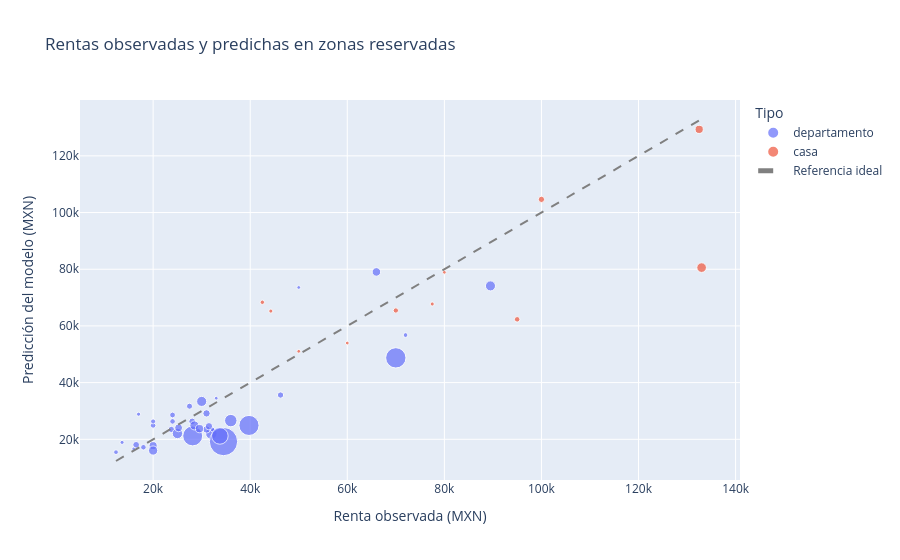
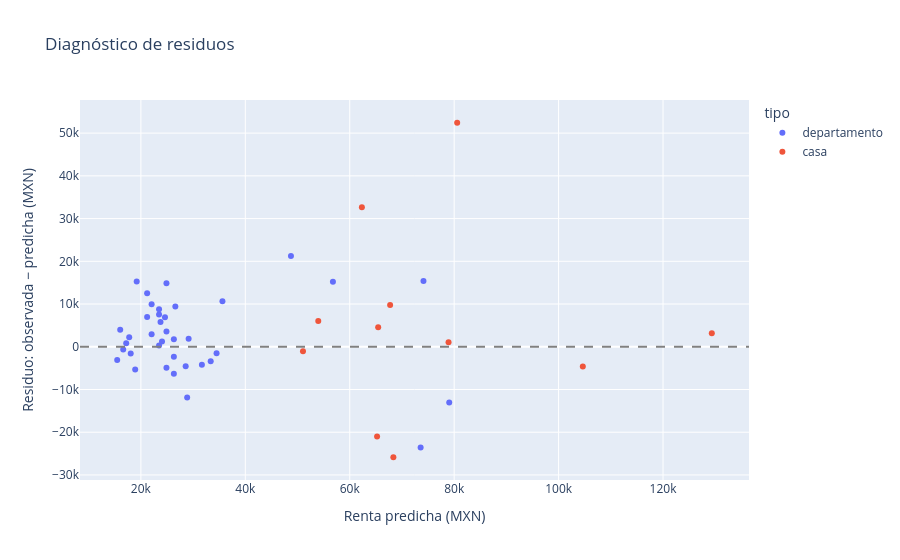

The notebook cell these images were saved under, in order:
### Code cell
fig = px.scatter(pred_test, x='mediana', y='prediccion_mxn', color='tipo', size='avisos', hover_name='zona',
    title='Rentas observadas y predichas en zonas reservadas', labels={'mediana':'Renta observada (MXN)','prediccion_mxn':'Predicción del modelo (MXN)','tipo':'Tipo'})
lo=min(pred_test.mediana.min(),pred_test.prediccion_mxn.min()); hi=max(pred_test.mediana.max(),pred_test.prediccion_mxn.max())
fig.add_trace(go.Scatter(x=[lo,hi],y=[lo,hi],mode='lines',name='Referencia ideal',line={'dash':'dash','color':'gray'})); fig.show()

pred_test['residuo']=pred_test.mediana-pred_test.prediccion_mxn
fig=px.scatter(pred_test,x='prediccion_mxn',y='residuo',color='tipo',hover_name='zona',
    title='Diagnóstico de residuos',labels={'prediccion_mxn':'Renta predicha (MXN)','residuo':'Residuo: observada − predicha (MXN)'})
fig.add_hline(y=0,line_dash='dash',line_color='gray'); fig.show()

### Figure 1 — Plotly figure (JSON) as saved in the notebook; plotly's stock layout.template omitted (floating-point values rounded to 4 significant figures)
{"data": [{"hovertemplate": "<b>%{hovertext}</b><br><br>Tipo=departamento<br>Renta observada (MXN)=%{x}<br>Predicción del modelo (MXN)=%{y}<br>avisos=%{marker.size}<extra></extra>", "hovertext": ["Acacias", "Alamos", "Anahuac I Sección", "Asturias", "Bosques de las Lomas", "Centro De La Ciudad De México Area 1", "Ciudad De México", "Colina Del Sur", "Colonia Del Valle", "Condesa", "Del Carmen", "Del Valle Sur", "Escandón II Sección", "General Pedro Maria Anaya", "Guadalupe Tepeyac", "Irrigación", "Juárez", "Letrán Valle", "Lomas De Chapultepec I Sección", "Lomas de Reforma", "Lomas Del Chamizal", "Lomas del Pedregal Framboyanes", "Mixcoac", "Nápoles", "Narvarte Oriente", "Parque San Andrés", "Pedregal de Carrasco", "Polanco", "Popotla", "Reforma Social", "San José Insurgentes", "Santa Cruz Atoyac", "Santa María La Ribera", "Tabacalera", "Tizapán", "Veronica Anzures", "Xoco"], "legendgroup": "departamento", "marker": {"color": "#636efa", "size": [16, 16, 47, 6, 26, 23, 19, 6, 19, 144, 11, 36, 8, 11, 5, 14, 284, 12, 5, 11, 36, 8, 14, 141, 38, 9, 13, 147, 8, 22, 29, 24, 30, 98, 5, 19, 55], "sizemode": "area", "sizeref": 0.71, "symbol": "circle"}, "mode": "markers", "name": "departamento", "orientation": "v", "showlegend": true, "type": "scatter", "x": [28050, 16500, 32000, 13600, 66000, 20000, 31000, 17000, 31000, 39750, 18000, 30000, 32250, 24000, 16000, 46250, 34500, 24000, 50000, 20000, 89500, 72000, 23750, 28150, 25001, 20000, 27500, 70000, 12350, 25250, 28500, 29550, 20000, 33750, 33000, 31500, 36000], "xaxis": "x", "y": [26320.0, 18050.0, 22050.0, 18910.0, 79050.0, 17760.0, 23480.0, 28860.0, 29140.0, 24900.0, 17190.0, 33370.0, 23480.0, 26320.0, 16620.0, 35620.0, 19200.0, 28580.0, 73570.0, 24900.0, 74120.0, 56780.0, 23480.0, 21200.0, 22050.0, 26320.0, 31680.0, 48740.0, 15460.0, 24050.0, 24900.0, 23760.0, 16040.0, 21200.0, 34500.0, 24610.0, 26600.0], "yaxis": "y"}, {"hovertemplate": "<b>%{hovertext}</b><br><br>Tipo=casa<br>Renta observada (MXN)=%{x}<br>Predicción del modelo (MXN)=%{y}<br>avisos=%{marker.size}<extra></extra>", "hovertext": ["Bosques de las Lomas", "Colonia Del Valle", "Condesa", "Del Carmen", "Del Valle Sur", "Héroes De Padierna", "Narvarte Oriente", "Polanco", "Reforma Social", "San Angel Inn", "San Nicolás Totolapan"], "legendgroup": "casa", "marker": {"color": "#EF553B", "size": [24, 5, 11, 6, 10, 6, 5, 33, 5, 14, 7], "sizemode": "area", "sizeref": 0.71, "symbol": "circle"}, "mode": "markers", "name": "casa", "orientation": "v", "showlegend": true, "type": "scatter", "x": [132500, 60000, 95000, 77500, 70000, 44250, 80000, 133000, 50000, 100000, 42500], "xaxis": "x", "y": [129300.0, 53970.0, 62320.0, 67730.0, 65450.0, 65240.0, 78920.0, 80570.0, 51040.0, 104600.0, 68360.0], "yaxis": "y"}, {"line": {"color": "gray", "dash": "dash"}, "mode": "lines", "name": "Referencia ideal", "type": "scatter", "x": [12350, 133000], "y": [12350, 133000]}], "layout": {"legend": {"itemsizing": "constant", "title": {"text": "Tipo"}, "tracegroupgap": 0}, "title": {"text": "Rentas observadas y predichas en zonas reservadas"}, "xaxis": {"anchor": "y", "domain": [0.0, 1.0], "title": {"text": "Renta observada (MXN)"}}, "yaxis": {"anchor": "x", "domain": [0.0, 1.0], "title": {"text": "Predicción del modelo (MXN)"}}}}

### Figure 2 — Plotly figure (JSON) as saved in the notebook; plotly's stock layout.template omitted (floating-point values rounded to 4 significant figures)
{"data": [{"hovertemplate": "<b>%{hovertext}</b><br><br>tipo=departamento<br>Renta predicha (MXN)=%{x}<br>Residuo: observada − predicha (MXN)=%{y}<extra></extra>", "hovertext": ["Acacias", "Alamos", "Anahuac I Sección", "Asturias", "Bosques de las Lomas", "Centro De La Ciudad De México Area 1", "Ciudad De México", "Colina Del Sur", "Colonia Del Valle", "Condesa", "Del Carmen", "Del Valle Sur", "Escandón II Sección", "General Pedro Maria Anaya", "Guadalupe Tepeyac", "Irrigación", "Juárez", "Letrán Valle", "Lomas De Chapultepec I Sección", "Lomas de Reforma", "Lomas Del Chamizal", "Lomas del Pedregal Framboyanes", "Mixcoac", "Nápoles", "Narvarte Oriente", "Parque San Andrés", "Pedregal de Carrasco", "Polanco", "Popotla", "Reforma Social", "San José Insurgentes", "Santa Cruz Atoyac", "Santa María La Ribera", "Tabacalera", "Tizapán", "Veronica Anzures", "Xoco"], "legendgroup": "departamento", "marker": {"color": "#636efa", "symbol": "circle"}, "mode": "markers", "name": "departamento", "orientation": "v", "showlegend": true, "type": "scatter", "x": [26320.0, 18050.0, 22050.0, 18910.0, 79050.0, 17760.0, 23480.0, 28860.0, 29140.0, 24900.0, 17190.0, 33370.0, 23480.0, 26320.0, 16620.0, 35620.0, 19200.0, 28580.0, 73570.0, 24900.0, 74120.0, 56780.0, 23480.0, 21200.0, 22050.0, 26320.0, 31680.0, 48740.0, 15460.0, 24050.0, 24900.0, 23760.0, 16040.0, 21200.0, 34500.0, 24610.0, 26600.0], "xaxis": "x", "y": [1734.0, -1552.0, 9946.0, -5312.0, -13050.0, 2235.0, 7523.0, -11860.0, 1855.0, 14850.0, 809.2, -3372.0, 8773.0, -2316.0, -616.0, 10630.0, 15300.0, -4580.0, -23570.0, -4898.0, 15380.0, 15220.0, 272.9, 6952.0, 2947.0, -6316.0, -4183.0, 21260.0, -3115.0, 1204.0, 3602.0, 5789.0, 3959.0, 12550.0, -1496.0, 6886.0, 9401.0], "yaxis": "y"}, {"hovertemplate": "<b>%{hovertext}</b><br><br>tipo=casa<br>Renta predicha (MXN)=%{x}<br>Residuo: observada − predicha (MXN)=%{y}<extra></extra>", "hovertext": ["Bosques de las Lomas", "Colonia Del Valle", "Condesa", "Del Carmen", "Del Valle Sur", "Héroes De Padierna", "Narvarte Oriente", "Polanco", "Reforma Social", "San Angel Inn", "San Nicolás Totolapan"], "legendgroup": "casa", "marker": {"color": "#EF553B", "symbol": "circle"}, "mode": "markers", "name": "casa", "orientation": "v", "showlegend": true, "type": "scatter", "x": [129300.0, 53970.0, 62320.0, 67730.0, 65450.0, 65240.0, 78920.0, 80570.0, 51040.0, 104600.0, 68360.0], "xaxis": "x", "y": [3160.0, 6025.0, 32680.0, 9768.0, 4554.0, -20990.0, 1079.0, 52430.0, -1043.0, -4638.0, -25860.0], "yaxis": "y"}], "layout": {"legend": {"title": {"text": "tipo"}, "tracegroupgap": 0}, "shapes": [{"line": {"color": "gray", "dash": "dash"}, "type": "line", "x0": 0, "x1": 1, "xref": "x domain", "y0": 0, "y1": 0, "yref": "y"}], "title": {"text": "Diagnóstico de residuos"}, "xaxis": {"anchor": "y", "domain": [0.0, 1.0], "title": {"text": "Renta predicha (MXN)"}}, "yaxis": {"anchor": "x", "domain": [0.0, 1.0], "title": {"text": "Residuo: observada − predicha (MXN)"}}}}
